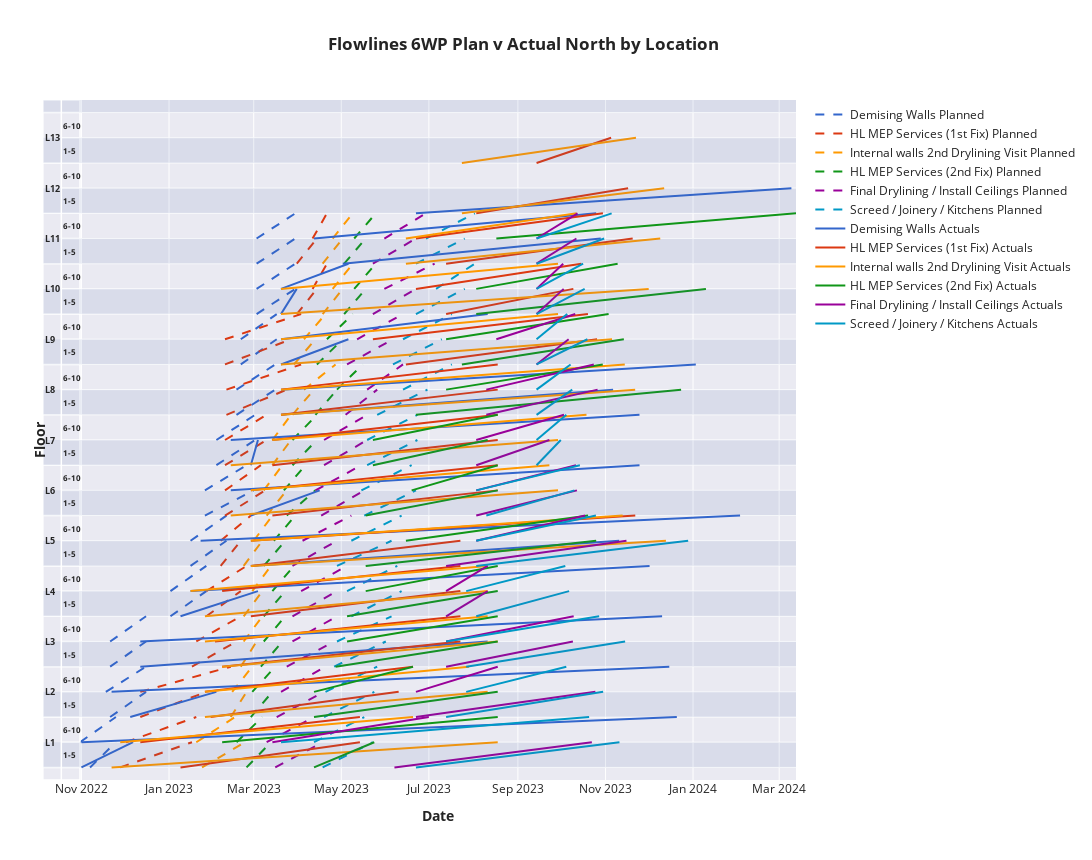

The notebook cell saved with this chart:
### Code cell
fig = px.line()
fig1 = px.line()
fig2 = px.line()

# Add a custom legend trace using a scatter plot with the desired shape
legend_trace = px.line()
#Set height and width
height = 860
width = 2300
pixsize = 60

fig = px.line(labels={'x': 'Date', 'y': 'Floor'}, 
              title='<b>Flowlines 6WP Plan v Actual North by Location<b>',
              template='seaborn')

fig.add_shape(type="rect",
              x0=-2*(pixsize/width), x1=0,
              y0=0, y1=1,
              xref='paper', yref='paper',
              line=dict(color="#ffffff", width=1.5),
              fillcolor = '#eaeaf2',
              opacity = 1)

annotation_list1 = ['<b>1-5<b>', '<b>6-10<b>']

for i in range(2*cladding_dates[1][1][-2]):
    # Add horizontal lines to the margin
    fig.add_shape(type="line",
              x0=-2*(pixsize/width)*(1-i/2+i//2), x1=0,
              y0=i/2, y1=i/2,
              xref='paper', yref='y',
              line=dict(color="#ffffff", width=1.5),
              opacity = 1)
    
    if i < 2*(cladding_dates[1][1][-2]-1):
    # Add annotation to the margin
        fig.add_annotation(
            text=annotation_list1[i-2*(i//2)],
            x=-(pixsize/width),
            y=i/2+1/4,
            xref='paper', yref='y',
            font=dict(size=8),
            showarrow = False )

for i in range(cladding_dates[1][1][-2]-1):

    fig.add_annotation(
        text='<b>L'+str(i+1)+'<b>',
        x=-2*(pixsize/width),
        y=i+1/2,
        xref='paper', yref='y',
        font=dict(size=9),
        showarrow = False )

for i in range(0, 2*(cladding_dates[1][1][-2]), 2):
    #Interchanging background per floor location    
    fig.add_shape(type="rect",
          x0=-2*(pixsize/width)*(1-i/2+i//2), x1=1,
          y0=(i)/2, y1=(i+1)/2,
          xref='paper', yref='y',
          line=dict(color="#dadae2", width=0),
          opacity = 0.1)
    
fig.add_shape(type="line",
              x0=-(pixsize/width), x1=-(pixsize/width),
              y0=0, y1=1,
              xref='paper', yref='paper',
              line=dict(color="#ffffff", width=1.5),
              opacity = 1)

fig.add_shape(type="line",
              x0=-2*(pixsize/width), x1=-2*(pixsize/width),
              y0=0, y1=1,
              xref='paper', yref='paper',
              line=dict(color="#ffffff", width=1.5),
              opacity = 1)

colorset = [px.colors.qualitative.G10[i] for i in range(len(set([i[2] for i in south_wp_dates]))+2)]

for i in range(len(set(np.concatenate([np.array([j[1] for j in i]) for i in north_wp_dates]).tolist()))):
    data = pd.DataFrame({
        'x': np.concatenate([np.array([north_wp_dates[j][i][2][0], north_wp_dates[j][i][2][1], None, north_wp_dates[j][i][2][2], north_wp_dates[j][i][2][3], None]) for j in range(len(north_wp_dates))]).tolist(), 
        'y': np.concatenate([np.array([int(north_wp_dates[j][i][0][-2:])-1, int(north_wp_dates[j][i][0][-2:])-1/2, None, int(north_wp_dates[j][i][0][-2:])-1/2, int(north_wp_dates[j][i][0][-2:]), None]) for j in range(len(north_wp_dates))]).tolist(),
        'Color': [str(i)+', '+str(i)]*len(np.concatenate([np.array([north_wp_dates[j][i][2][0], north_wp_dates[j][i][2][1], None, north_wp_dates[j][i][2][2], north_wp_dates[j][i][2][3], None]) for j in range(len(north_wp_dates))]).tolist())
    })
    # Define custom hover text for each bar in each set
    custom_hover_text = [
        np.concatenate([np.array([north_wp_dates[j][i][2][0], north_wp_dates[j][i][2][0], None, north_wp_dates[j][i][2][2], north_wp_dates[j][i][2][2], None]) for j in range(len(north_wp_dates))]),
        np.concatenate([np.array([north_wp_dates[j][i][2][1], north_wp_dates[j][i][2][1], None, north_wp_dates[j][i][2][3], north_wp_dates[j][i][2][3], None]) for j in range(len(north_wp_dates))]),
        np.concatenate([np.array(['L'+str(int(north_wp_dates[j][i][0][-2:])), 'L'+str(int(north_wp_dates[j][i][0][-2:])), None, 
                                  'L'+str(int(north_wp_dates[j][i][0][-2:])), 'L'+str(int(north_wp_dates[j][i][0][-2:])), None]) for j in range(len(north_wp_dates))]),
    ]
    fig1.add_trace(px.line(data, x='x', y = 'y', color = 'Color', color_discrete_sequence=[colorset[i]], hover_data = custom_hover_text).data[0])
    fig1.update_traces(line=dict(dash='dash'))
    #Update hovertext
    fig1.update_traces(
        hovertemplate='Initial Date: %{customdata[0]}<br>Final Date: %{customdata[1]}<br>Level: %{customdata[2]}',
    )

for i in range(len(set([i[2] for i in south_wp_dates]))):
    data = pd.DataFrame({
        'x': np.concatenate([np.array([interest_floors_Dates_A[j][0], interest_floors_Dates_A[j][1], None, interest_floors_Dates_B[j][0], interest_floors_Dates_B[j][1], None]) for j in range(i, len(interest_floors_Dates_A), len(set([i[2] for i in south_wp_dates])))]).tolist(),
        'y': np.concatenate([np.array([int((j-i)/len(set([i[2] for i in south_wp_dates]))), int((j-i)/len(set([i[2] for i in south_wp_dates])))+1/2, None,
                                       int((j-i)/len(set([i[2] for i in south_wp_dates])))+1/2, int((j-i)/len(set([i[2] for i in south_wp_dates])))+1, None]) for j in range(i, len(interest_floors_Dates_A), len(set([i[2] for i in south_wp_dates])))]).tolist(),
        'Color': [str(i)]*len(np.concatenate([np.array([interest_floors_Dates_A[j][0], interest_floors_Dates_A[j][1], None, interest_floors_Dates_B[j][0], interest_floors_Dates_B[j][1], None]) for j in range(i, len(interest_floors_Dates_A), len(set([i[2] for i in south_wp_dates])))]).tolist())
    })
    # Define custom hover text for each bar in each set
    custom_hover_text = [
        np.concatenate([np.array([interest_floors_Dates_A[j][0], interest_floors_Dates_A[j][0], None, interest_floors_Dates_B[j][0], interest_floors_Dates_B[j][0], None]) for j in range(i, len(interest_floors_Dates_A), len(set([i[2] for i in south_wp_dates])))]),
        np.concatenate([np.array([interest_floors_Dates_A[j][1], interest_floors_Dates_A[j][1], None, interest_floors_Dates_B[j][1], interest_floors_Dates_B[j][1], None]) for j in range(i, len(interest_floors_Dates_A), len(set([i[2] for i in south_wp_dates])))]),
        np.concatenate([np.array(['L'+str(int((j-i)/len(set([i[2] for i in south_wp_dates]))+1)), 'L'+str(int((j-i)/len(set([i[2] for i in south_wp_dates]))+1)), None,
                                  'L'+str(int((j-i)/len(set([i[2] for i in south_wp_dates]))+1)), 'L'+str(int((j-i)/len(set([i[2] for i in south_wp_dates]))+1)), None]) for j in range(i, len(interest_floors_Dates_A), len(set([i[2] for i in south_wp_dates])))])
    ]
    fig2.add_trace(px.line(data, x='x', y = 'y', color='Color', color_discrete_sequence=[colorset[i]], hover_data = custom_hover_text).data[0])
    #Update hovertext
    fig2.update_traces(
        hovertemplate='Initial Date: %{customdata[0]}<br>Final Date: %{customdata[1]}<br>Level: %{customdata[2]}',
    )

for i in range(len(fig1.data)):
    fig.add_trace(fig1.data[i])
for i in range(len(fig2.data)):
    fig.add_trace(fig2.data[i])

# Add the custom legend trace to the figure
fig.add_traces(legend_trace.data)
#Define text of legend list
name_legend = ['Demising Walls', 'HL MEP Services (1st Fix)', 'Internal walls 2nd Drylining Visit', 
               'HL MEP Services (2nd Fix)', 'Final Drylining / Install Ceilings', 'Screed / Joinery / Kitchens']
# Define a dictionary to map trace names to custom legend labels
legend_labels = {}
for i in range(len(set([i[2] for i in south_wp_dates]))):

    legend_labels.update({
        str(i): name_legend[i]+' Actuals', 
        str(i)+', '+str(i): name_legend[i]+' Planned'
    })
    
# Customize the legend labels for each trace
fig.for_each_trace(lambda trace: trace.update(name=legend_labels.get(trace.name, trace.name)))
    
#Update size of plot
fig.update_layout(height=height, width=1403)
tickvals = [(i)/2 for i in range(2*(cladding_dates[1][1][-2]))]
fig.update_yaxes(range = [-1/4, 13.25])
fig.update_layout(xaxis_title="<b>Date<b>", yaxis_title="<b>Floor<b>")
#fig.update_xaxes(range = [datetime(2022, 10, 31)-timedelta(days=5), max([i for i in list(np.concatenate([i.x for i in fig.data])) if i!=None])+timedelta(days=5)])
fig.update_yaxes(tickvals=tickvals, ticktext = ['']*2*(cladding_dates[1][1][-2]), title_standoff = 30)
fig.update_layout(plot_bgcolor='#eaeaf2')
fig.update_layout(title_x=0.3)
Flowlines2fig = fig
fig.show()
#fig.write_html("figfitout6WP2.html")
